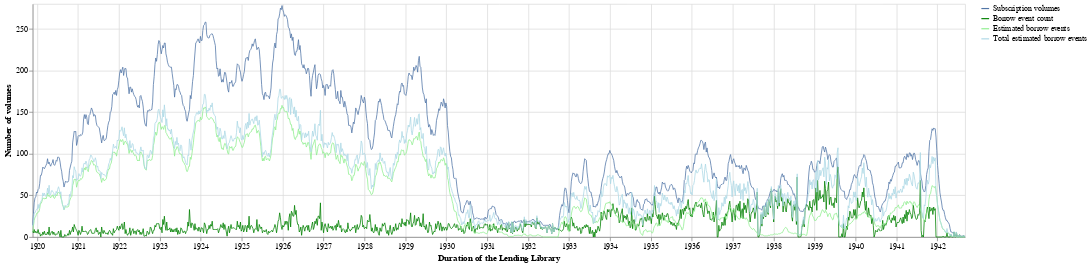

Notebook source saved alongside this figure:
### Markdown cell above
### Figure - Borrowing activity, subscription volumes, and estimated borrowing activity.

### Code cell
# This chart visualizes the total subscription volumes, borrow event count, estimated borrow events, and total estimated borrow events over time via Altair.

chart = alt.Chart(alt_borrowing_weekly).encode(
    alt.X('date:T', axis=alt.Axis(title='Duration of the Lending Library')),
).properties(
    width=1200,
    # height=chart_height
)

estimated_borrowing = chart.mark_line(strokeWidth=1).encode(
    alt.Y("total", axis=alt.Axis(title='Number of volumes')),
    color=alt.Color("type", title="", scale=alt.Scale(domain=["Subscription volumes", "Borrow event count", "Estimated borrow events", "Total estimated borrow events"],
                                                      range=["#5276A7", "green", "lightgreen", "lightblue"]))
)
estimated_borrowing

### Figure 1 — Vega-Lite specification as saved in the notebook (floating-point values rounded to 4 significant figures; data arrays with more than 128 entries replaced by an {"elided": "..."} marker saying what was removed)
{"config": {"view": {"continuousWidth": 300, "continuousHeight": 300}}, "data": {"name": "data-ed56df28bc4fa78dc52e697ce294c1b9"}, "mark": {"type": "line", "strokeWidth": 1}, "encoding": {"color": {"field": "type", "scale": {"domain": ["Subscription volumes", "Borrow event count", "Estimated borrow events", "Total estimated borrow events"], "range": ["#5276A7", "green", "lightgreen", "lightblue"]}, "title": "", "type": "nominal"}, "x": {"axis": {"title": "Duration of the Lending Library"}, "field": "date", "type": "temporal"}, "y": {"axis": {"title": "Number of volumes"}, "field": "total", "type": "quantitative"}}, "width": 1200, "$schema": "https://vega.github.io/schema/vega-lite/v5.6.1.json", "datasets": {"data-ed56df28bc4fa78dc52e697ce294c1b9": {"elided": "4760 records"}}}
